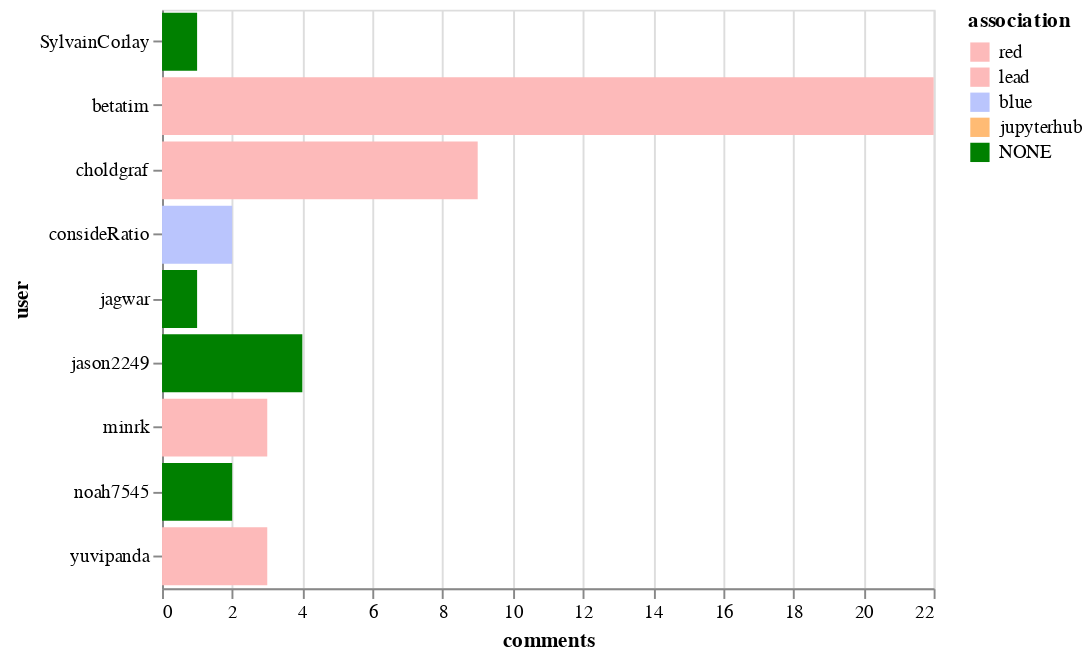

The cell this chart's notebook holds for it:
### Markdown cell above
## Top commenters

### Code cell
alt.Chart(top_commenters).mark_bar().encode(
    x='comments',
    y='user',
    color=alt.Color('association', sort=["CONTRIBUTOR", "MEMBER", "NONE"], scale=color_scale)
)

### Figure 1 — Vega-Lite specification as saved in the notebook (floating-point values rounded to 4 significant figures)
{"$schema": "https://vega.github.io/schema/vega-lite/v2.6.0.json", "config": {"view": {"height": 300, "width": 400}}, "data": {"name": "data-d470f014829f28da53a71dfdb5cce6d7"}, "datasets": {"data-d470f014829f28da53a71dfdb5cce6d7": [{"association": "red", "comments": 22, "user": "betatim"}, {"association": "red", "comments": 9, "user": "choldgraf"}, {"association": "NONE", "comments": 4, "user": "jason2249"}, {"association": "red", "comments": 3, "user": "yuvipanda"}, {"association": "lead", "comments": 3, "user": "minrk"}, {"association": "NONE", "comments": 2, "user": "noah7545"}, {"association": "blue", "comments": 2, "user": "consideRatio"}, {"association": "NONE", "comments": 1, "user": "jagwar"}, {"association": "NONE", "comments": 1, "user": "SylvainCorlay"}]}, "encoding": {"color": {"field": "association", "scale": {"domain": ["red", "lead", "blue", "jupyterhub", "NONE"], "range": ["#fdbaba", "#fdbaba", "#bac5fd", "#ffbb74", "green"]}, "sort": ["CONTRIBUTOR", "MEMBER", "NONE"], "type": "nominal"}, "x": {"field": "comments", "type": "quantitative"}, "y": {"field": "user", "type": "nominal"}}, "mark": "bar"}
